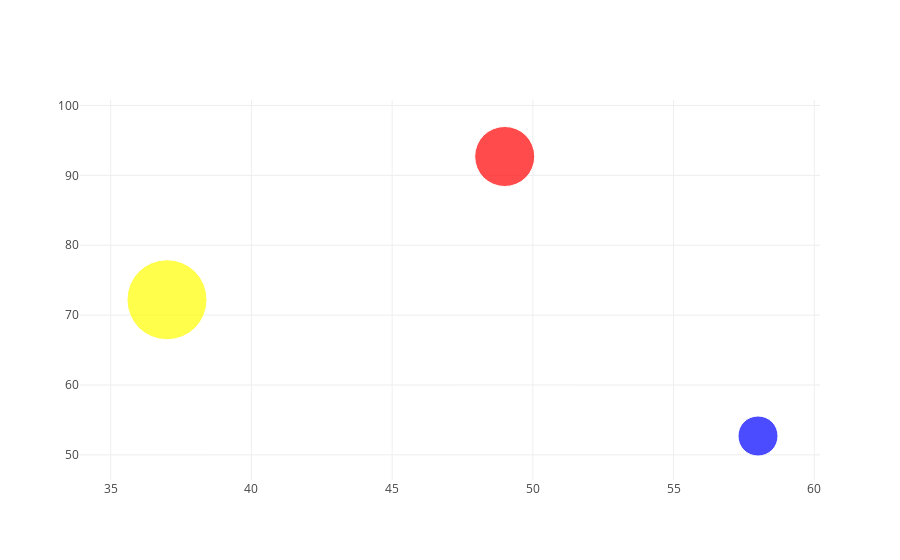

The code cell stored with this chart in its notebook:
### Code cell
dfcn = df100[df100['country']=='China']
t = go.Scatter(x = dfcn['world_rank'],
               y = dfcn['citations'],
               mode = 'markers',
               marker = dict(size=[80, 60, 40], color=['yellow', 'red', 'blue']),
               text = dfcn['university_name'],
              )
plotly.offline.iplot([t])

### Figure 1 — Plotly figure (JSON) as saved in the notebook; plotly's stock layout.template omitted (floating-point values rounded to 4 significant figures)
{"data": [{"marker": {"color": ["yellow", "red", "blue"], "size": [80, 60, 40]}, "mode": "markers", "text": ["Peking University", "University of Science and Technology of China", "Tsinghua University"], "type": "scatter", "uid": "ae6c874a-2c2e-11e9-bb2e-920014f8e201", "x": ["37", "49", "58"], "y": [72.2, 92.7, 52.7]}], "layout": {}}
